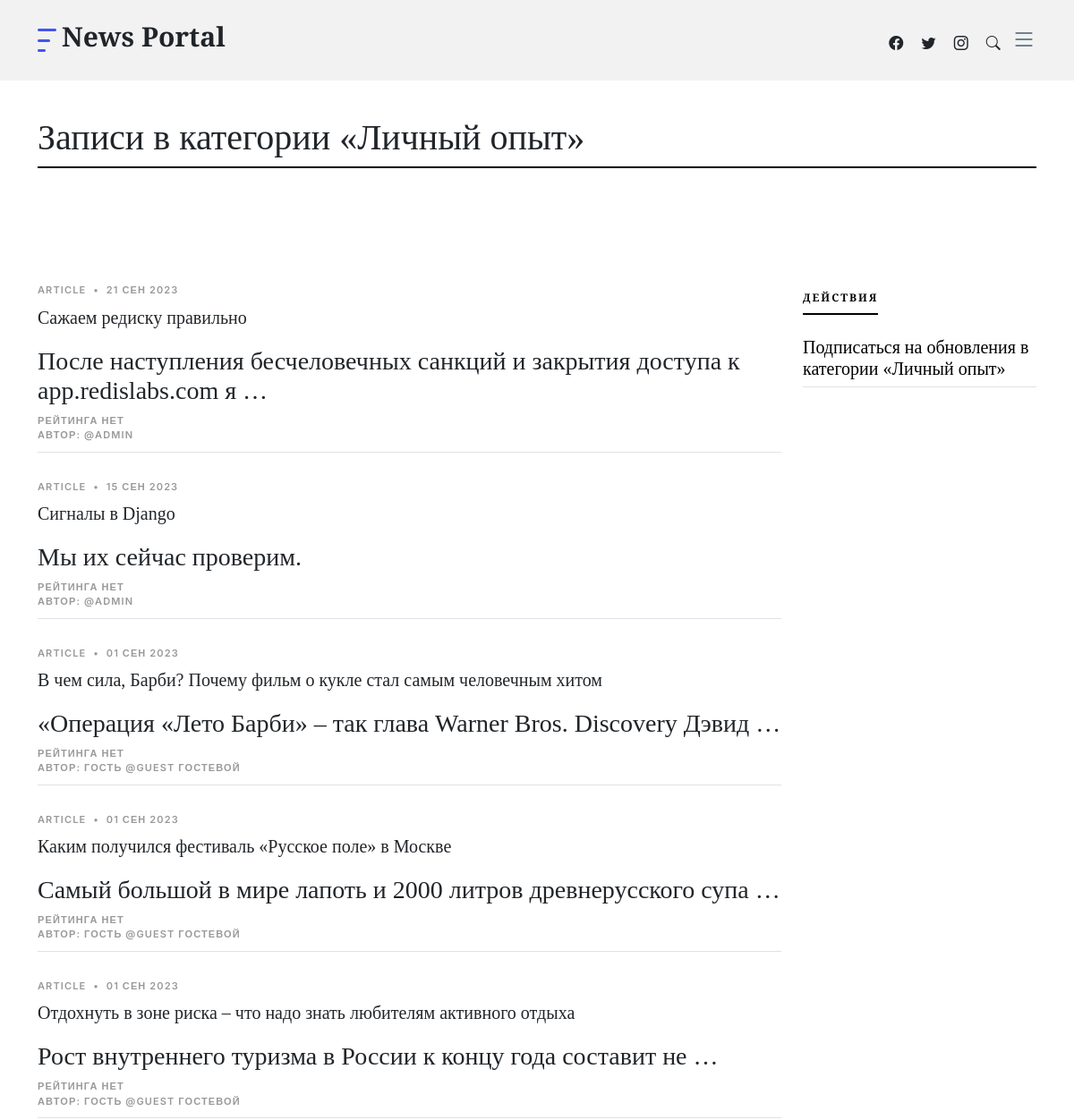
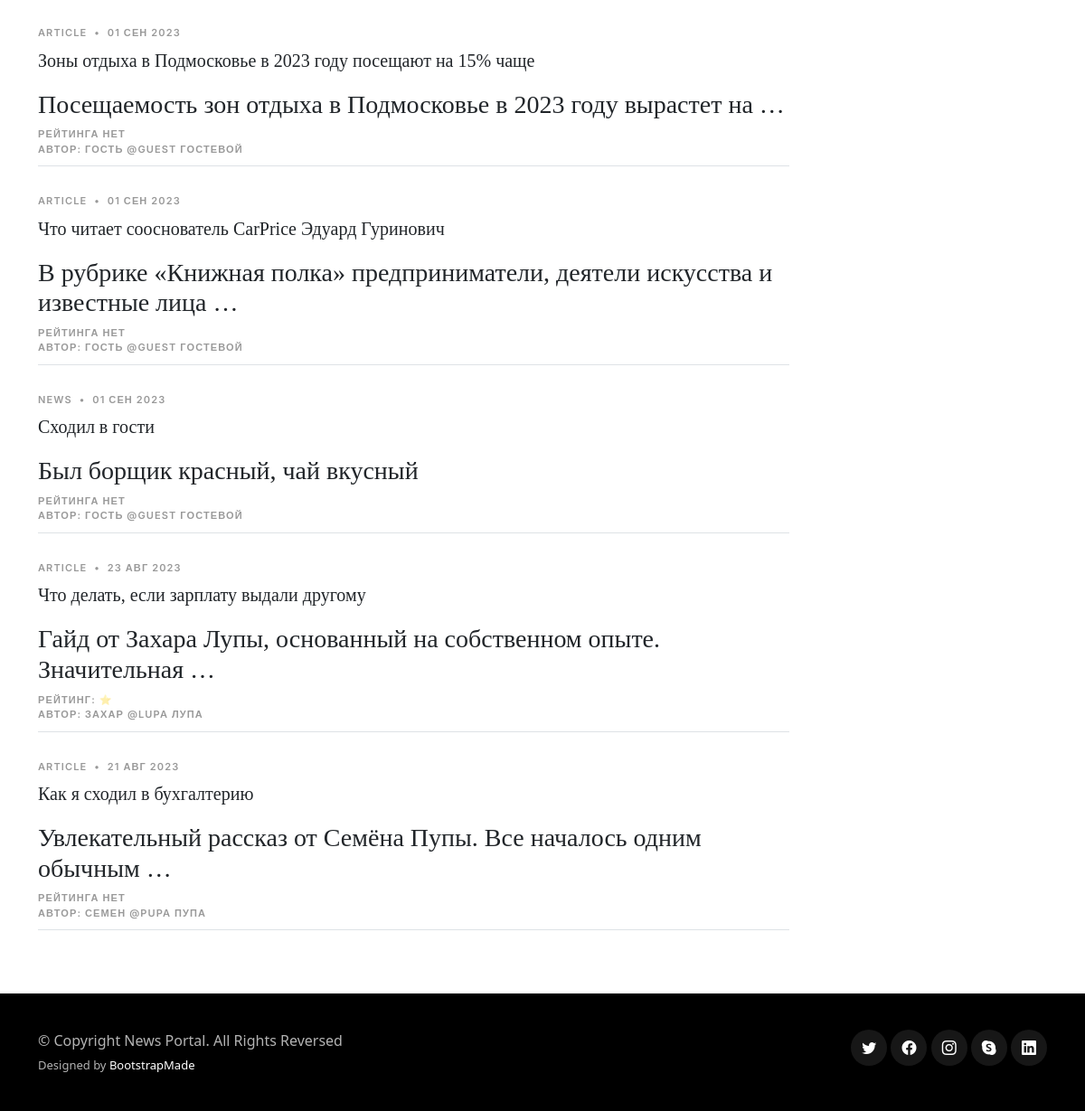
The page /category_4 on the database as committed earlier (2 pictures, top to bottom).
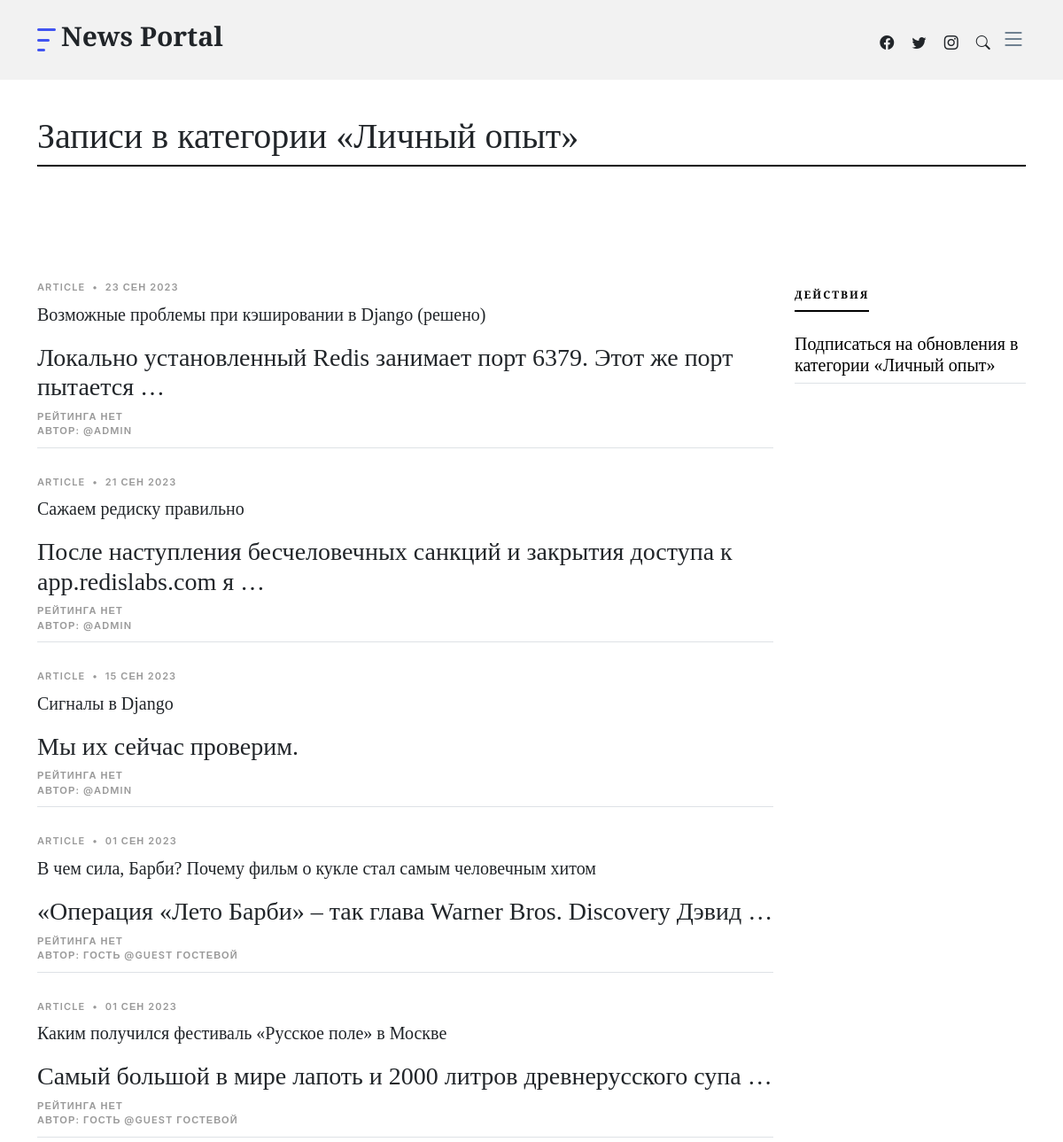
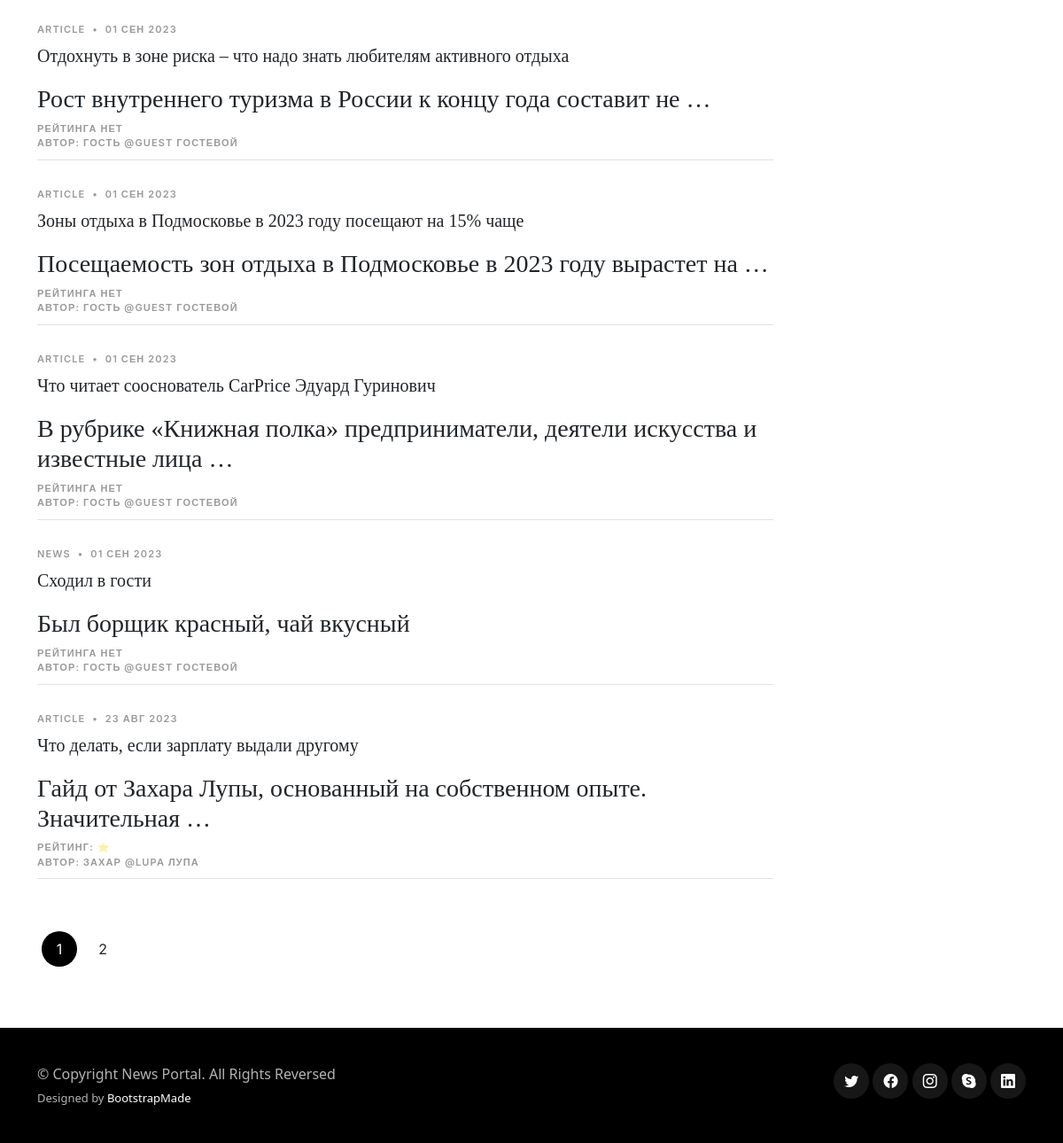
The same page on the database as committed later (2 pictures, top to bottom).
### news/models.py (models this page shows, shortened)
class Post(models.Model):
    author = models.ForeignKey(Author, on_delete=models.CASCADE, verbose_name="author", related_name="posts")
    POST_TYPES = [('article', 'Статья'), ('news', 'Новость')]
    post_type = models.CharField(choices=POST_TYPES, max_length=7, default='article')
    created_at = models.DateTimeField(auto_now_add=True)
    category = models.ManyToManyField(Category, through='PostCategory')
    title = models.CharField(max_length=255)
    text = models.TextField()
    rating = models.IntegerField(default=0)
    class Meta:
        ordering = ['-created_at', 'title']

class PostCategory(models.Model):
    post = models.ForeignKey(Post, on_delete=models.CASCADE, verbose_name="post", related_name="categories")
    category = models.ForeignKey(Category, on_delete=models.SET_NULL, verbose_name="category", null=True, related_name="posts")
    class Meta:
        ordering = ['post']

class Author(models.Model):
    user = models.OneToOneField(User, on_delete=models.CASCADE, verbose_name="author")
    rating = models.IntegerField(default=0)
    def __str__(self):
        return f"{self.user.first_name} @{self.user.username} {self.user.last_name}"

### news/views.py (the view)
# urls.py: path('category_<int:pk>', cache_page(60*5)(views.PostCategoryList.as_view()), name='category'),
class PostCategoryList(ListView):
    model = PostCategory
    paginate_by = 10
    def get(self, request, *args, **kwargs):
        self.queryset = PostCategory.objects.filter(category=kwargs['pk']).distinct()
        self.category_pk = kwargs['pk']
        return super(PostCategoryList, self).get(request, *args, **kwargs)
    def get_context_data(self, **kwargs):
        context = super().get_context_data(**kwargs)
        context['category'] = Category.objects.get(pk=self.category_pk)
        return context

### news/templatetags/pro_filters.py (called while the page is built)
@register.filter()
def pretty_rating(value, param='&#x2B50;'):
    return value * param

### news/templatetags/pro_tags.py (called while the page is built)
@register.simple_tag()
def header(title='Привет!'):
    section = (f'<section class="category-section"><div class="container">'
               f'<div class="section-header d-flex justify-content-between align-items-center mb-5">'
               f'<h1>{title}</h1></div></div></section>')
    return section

@register.simple_tag(takes_context=True)
def url_replace(context, **kwargs):
    d = context['request'].GET.copy()
    for k, v in kwargs.items():
        d[k] = v
    return d.urlencode()

### templates/news/postcategory_list.html (shortened to what this page needs)
{% extends 'default.html' %}
{% load pro_tags %}
{% block content %}
    {% autoescape off %}{% header "Записи в категории «"|add:category.category|add:"»" %}{% endautoescape %}
    <section id="postcategory" class="posts">
        <div class="container" data-aos="fade-up">
            <div class="row">
                <div class="col-md-9">
                    {% for postcategory in postcategory_list %}
                        {% include "news/post_item.html" with post=postcategory.post %}
                    {% empty %}
                        <div class="post-entry-1">
                            <div class="post-meta"><span>Ничего нет</span></div>
                            </div>
                    {% endfor %}
                    </div>
                <div class="col-md-3">
                    <div class="aside-block">
                        <ul class="nav nav-pills custom-tab-nav mb-4" id="pills-tab" role="tablist">
                            <li class="nav-item" role="presentation">
                                <button class="nav-link active" id="pills-actions-tab" data-bs-toggle="pill" data-bs-target="#pills-actions" type="button" role="tab" aria-controls="pills-actions" aria-selected="true">
                                    Действия
                                    </button>
                                </li>
                            </ul>
                        <div class="tab-content" id="pills-tabContent">
                            <div class="tab-pane fade show active" id="pills-actions" role="tabpanel" aria-labelledby="pills-actions-tab">
                                <div class="post-entry-1 border-bottom">
                                    <h2 class="mb-2"><a href="{% url 'subscribe' category.pk %}">Подписаться на обновления в категории «{{ category.category }}»</a></h2>
                                    </div>
                                </div>
                            </div>
                        </div>
                    </div>
            {% if is_paginated %}
                {% include "paginator.html" with page_obj=page_obj paginator=paginator%}
            {% endif %}
            </div>
        </section>
{% endblock %}

### templates/news/post_item.html
{% load pro_filters %}
<div class="post-entry-1 border-bottom">
    <div class="post-meta"><span>{{ post.post_type }}</span> <span class="mx-1">&bullet;</span> <span>{{ post.created_at|date:'d M Y' }}</span></div>
    <a href="{% url 'post_detail' post.pk %}"><h2>{{ post.title|censor }}</h2></a>
    <a href="{% url 'post_detail' post.pk %}"><h3>{{ post.text|censor|truncatewords:10|striptags }}</h3></a>
    <div class="post-meta">
        <div><span>{% if post.rating %}Рейтинг: {{ post.rating|pretty_rating|safe }}{% else %}Рейтинга нет{% endif %}</span></div>
        <div><span>Автор: {{ post.author }}</span></div>
        </div>
    </div>

Rows that differ between the two databases and show on the page:
no longer on this page (row unchanged): PostCategory: shows "РЕЙТИНГА НЕТ"
no longer on this page (row unchanged): Post: post_type "ARTICLE", created_at "21 АВГ 2023", title|censor "Как я сходил в бухгалтерию", text|censor "Увлекательный рассказ от Семёна Пупы. Все началось одним обычным …", author "СЕМЕН @PUPA ПУПА"
added PostCategory: shows "РЕЙТИНГА НЕТ"
added Post: post_type "ARTICLE", created_at "23 СЕН 2023", title|censor "Возможные проблемы при кэшировании в Django (решено)", text|censor "Локально установленный Redis занимает порт 6379. Этот же порт пытается …", author "@ADMIN"
Other text that changed with them:
{{ page_obj.number }}: (not shown) → "1"
{{ page_obj.next_page_number }}: (not shown) → "2"
